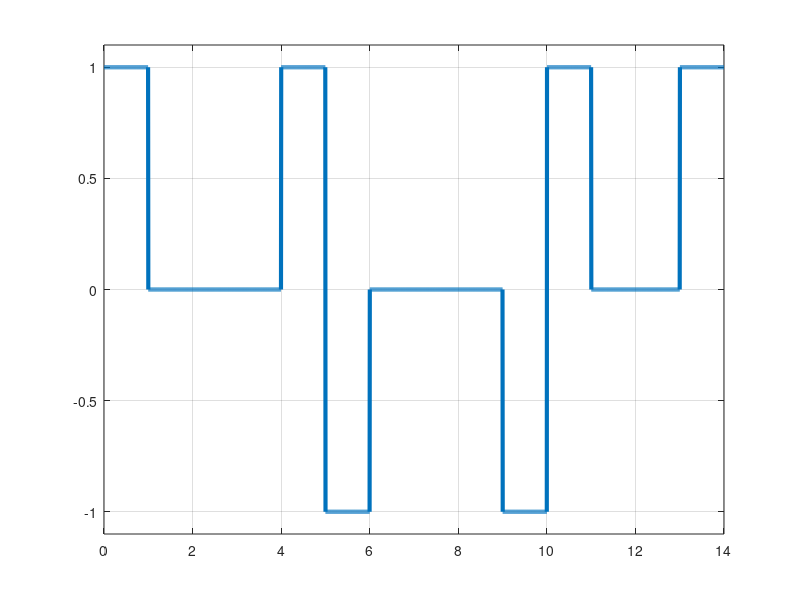

Source code (MATLAB):
in_bits = [1 0 0 0 0 1 0 0 0 0 0 0 0 0];
bitrate = 1;
count_zero = 0;
bits = zeros(1,length(in_bits));
count_one = 0;
voltage = 1;

for i = 1:length(in_bits)
    if in_bits(i)==0
        bits(i)=0;
        count_zero = count_zero + 1;
    else
        bits(i)=1;
        count_one = count_one + 1;
        count_zero=0;
    end
    
    if count_zero==4 
        if mod(count_one,2)==1
            bits(i) = 'V';
        else
            bits(i-3) = 'B';
            bits(i) = 'V';
        end
        count_one = 0;
        count_zero = 0;
    end
end


T = length(bits)/bitrate;
n = 200;
N = n*length(bits);
dt = T/(N-1);
t = 0:dt:T;
signal = zeros(1,length(t));

%% AMI
pre_value = -1;

for i = 0:length(bits)-1
    if bits(i+1)=='B'
        signal(i*n+1:(i+1)*n) = -pre_value;
        pre_value = -pre_value;
    elseif bits(i+1)=='V'
        signal(i*n+1:(i+1)*n) = pre_value;
    elseif bits(i+1) == 0
        signal(i*n+1:(i+1)*n) = 0;
    else
        signal(i*n+1:(i+1)*n) = -pre_value;
        pre_value = -pre_value;
    end
end

figure;
plot(t,signal,'LineWidth',3);
axis([0 t(end) -1.1 1.1])
grid on;

%% Demodulation
num_of_bits = T*bitrate;
out_bits = zeros(1,num_of_bits);
same_value = 0;
count = 0;

m = length(signal)/num_of_bits;

j = 1;

for k=1:m:length(signal)
    if signal(k)==0
        out_bits(j) = 0;
        count = count+1;
    else
        if signal(k)==same_value && count==2
            out_bits(j-3:j)=0;
            same_value = 0;
        elseif signal(k)==same_value && count==3
            out_bits(j)=0;
            same_value = 0;
        else
            out_bits(j) = 1;
            same_value = signal(k);
        end
        count = 0;
    end
    j++;
end

disp(out_bits);